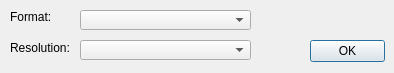
<?xml version="1.0" encoding="UTF-8"?>
<ui version="4.0">
 <class>FormatSelectDialog</class>
 <widget class="QDialog" name="FormatSelectDialog">
  <property name="geometry">
   <rect>
    <x>0</x>
    <y>0</y>
    <width>394</width>
    <height>73</height>
   </rect>
  </property>
  <property name="windowTitle">
   <string>Dialog</string>
  </property>
  <widget class="QDialogButtonBox" name="buttonBox">
   <property name="geometry">
    <rect>
     <x>310</x>
     <y>40</y>
     <width>75</width>
     <height>23</height>
    </rect>
   </property>
   <property name="orientation">
    <enum>Qt::Horizontal</enum>
   </property>
   <property name="standardButtons">
    <set>QDialogButtonBox::Ok</set>
   </property>
  </widget>
  <widget class="QComboBox" name="fmtBox">
   <property name="geometry">
    <rect>
     <x>80</x>
     <y>10</y>
     <width>171</width>
     <height>20</height>
    </rect>
   </property>
  </widget>
  <widget class="QLabel" name="label">
   <property name="geometry">
    <rect>
     <x>10</x>
     <y>10</y>
     <width>46</width>
     <height>13</height>
    </rect>
   </property>
   <property name="text">
    <string>Format:</string>
   </property>
  </widget>
  <widget class="QLabel" name="label_2">
   <property name="geometry">
    <rect>
     <x>10</x>
     <y>40</y>
     <width>61</width>
     <height>16</height>
    </rect>
   </property>
   <property name="text">
    <string>Resolution:</string>
   </property>
  </widget>
  <widget class="QComboBox" name="resBox">
   <property name="geometry">
    <rect>
     <x>80</x>
     <y>40</y>
     <width>171</width>
     <height>20</height>
    </rect>
   </property>
  </widget>
 </widget>
 <resources/>
 <connections>
  <connection>
   <sender>buttonBox</sender>
   <signal>accepted()</signal>
   <receiver>FormatSelectDialog</receiver>
   <slot>accept()</slot>
   <hints>
    <hint type="sourcelabel">
     <x>248</x>
     <y>254</y>
    </hint>
    <hint type="destinationlabel">
     <x>157</x>
     <y>274</y>
    </hint>
   </hints>
  </connection>
  <connection>
   <sender>buttonBox</sender>
   <signal>rejected()</signal>
   <receiver>FormatSelectDialog</receiver>
   <slot>reject()</slot>
   <hints>
    <hint type="sourcelabel">
     <x>316</x>
     <y>260</y>
    </hint>
    <hint type="destinationlabel">
     <x>286</x>
     <y>274</y>
    </hint>
   </hints>
  </connection>
 </connections>
</ui>
